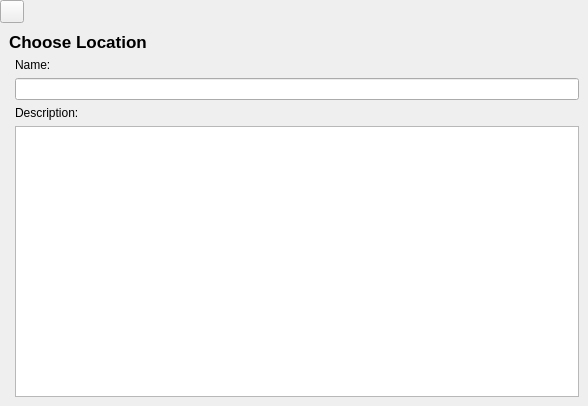
<?xml version="1.0" encoding="UTF-8"?>
<ui version="4.0">
 <class>LocationsDataEdit</class>
 <widget class="QWidget" name="LocationsDataEdit">
  <property name="geometry">
   <rect>
    <x>0</x>
    <y>0</y>
    <width>588</width>
    <height>406</height>
   </rect>
  </property>
  <property name="windowTitle">
   <string>Dialog</string>
  </property>
  <layout class="QGridLayout" name="gridLayout_2">
   <property name="leftMargin">
    <number>0</number>
   </property>
   <property name="topMargin">
    <number>0</number>
   </property>
   <property name="rightMargin">
    <number>0</number>
   </property>
   <property name="bottomMargin">
    <number>0</number>
   </property>
   <property name="spacing">
    <number>0</number>
   </property>
   <item row="0" column="0">
    <layout class="QHBoxLayout" name="horizontalLayout">
     <item>
      <widget class="FlatButton" name="addPhoto">
       <property name="toolTip">
        <string>Add Image</string>
       </property>
       <property name="text">
        <string/>
       </property>
       <property name="icon">
        <iconset resource="../../../../scenarist-core/Resources/Resources.qrc">
         <normaloff>:/Graphics/Icons/Editing/photo.png</normaloff>:/Graphics/Icons/Editing/photo.png</iconset>
       </property>
      </widget>
     </item>
     <item>
      <widget class="QLabel" name="topEmptyLabel">
       <property name="text">
        <string/>
       </property>
      </widget>
     </item>
    </layout>
   </item>
   <item row="1" column="0">
    <widget class="QWidget" name="mainContainer" native="true">
     <property name="sizePolicy">
      <sizepolicy hsizetype="Preferred" vsizetype="Expanding">
       <horstretch>0</horstretch>
       <verstretch>0</verstretch>
      </sizepolicy>
     </property>
     <layout class="QGridLayout" name="gridLayout_4">
      <item row="0" column="0">
       <layout class="QGridLayout" name="gridLayout">
        <item row="0" column="0" rowspan="2">
         <widget class="QLabel" name="sourceName">
          <property name="sizePolicy">
           <sizepolicy hsizetype="Expanding" vsizetype="Ignored">
            <horstretch>0</horstretch>
            <verstretch>0</verstretch>
           </sizepolicy>
          </property>
          <property name="font">
           <font>
            <pointsize>13</pointsize>
            <weight>75</weight>
            <bold>true</bold>
           </font>
          </property>
          <property name="text">
           <string>Choose Location</string>
          </property>
          <property name="alignment">
           <set>Qt::AlignLeading|Qt::AlignLeft|Qt::AlignTop</set>
          </property>
          <property name="wordWrap">
           <bool>true</bool>
          </property>
          <property name="margin">
           <number>6</number>
          </property>
         </widget>
        </item>
       </layout>
      </item>
      <item row="1" column="0">
       <layout class="QGridLayout" name="gridLayout_3">
        <item row="0" column="0" rowspan="4">
         <widget class="PhotosChooser" name="photos" native="true">
          <property name="sizePolicy">
           <sizepolicy hsizetype="Preferred" vsizetype="Expanding">
            <horstretch>0</horstretch>
            <verstretch>0</verstretch>
           </sizepolicy>
          </property>
         </widget>
        </item>
        <item row="0" column="1">
         <widget class="QLabel" name="nameTitle">
          <property name="text">
           <string>Name:</string>
          </property>
         </widget>
        </item>
        <item row="1" column="1">
         <widget class="AcceptebleLineEdit" name="name">
          <property name="clearButtonEnabled">
           <bool>false</bool>
          </property>
         </widget>
        </item>
        <item row="2" column="1">
         <widget class="QLabel" name="descriptionTitle">
          <property name="text">
           <string>Description:</string>
          </property>
         </widget>
        </item>
        <item row="3" column="1">
         <widget class="SimpleTextEditor" name="description">
          <property name="sizePolicy">
           <sizepolicy hsizetype="Preferred" vsizetype="Expanding">
            <horstretch>0</horstretch>
            <verstretch>0</verstretch>
           </sizepolicy>
          </property>
         </widget>
        </item>
       </layout>
      </item>
     </layout>
    </widget>
   </item>
  </layout>
 </widget>
 <customwidgets>
  <customwidget>
   <class>FlatButton</class>
   <extends>QToolButton</extends>
   <header location="global">3rd_party/Widgets/FlatButton/FlatButton.h</header>
  </customwidget>
  <customwidget>
   <class>PhotosChooser</class>
   <extends>QWidget</extends>
   <header location="global">3rd_party/Widgets/PhotosChooser/PhotosChooser.h</header>
   <container>1</container>
  </customwidget>
  <customwidget>
   <class>AcceptebleLineEdit</class>
   <extends>QLineEdit</extends>
   <header location="global">3rd_party/Widgets/AcceptebleLineEdit/AcceptebleLineEdit.h</header>
  </customwidget>
  <customwidget>
   <class>SimpleTextEditor</class>
   <extends>QTextEdit</extends>
   <header location="global">3rd_party/Widgets/SimpleTextEditor/SimpleTextEditor.h</header>
   <container>1</container>
  </customwidget>
 </customwidgets>
 <tabstops>
  <tabstop>name</tabstop>
 </tabstops>
 <resources>
  <include location="../../../../scenarist-core/Resources/Resources.qrc"/>
  <include location="../../../../scenarist-core/Resources/Resources.qrc"/>
 </resources>
 <connections/>
</ui>
